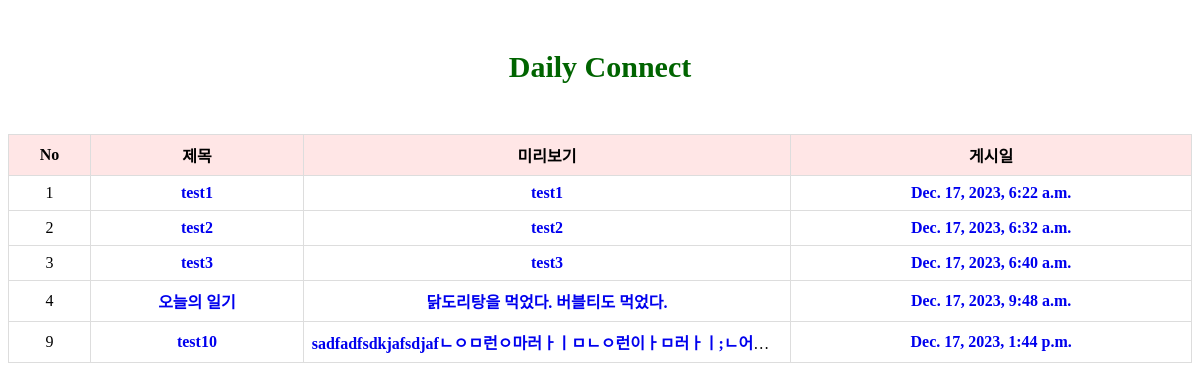
/board/, run on the app's committed database.
### board/models.py (models this page shows)
class Board(models.Model):
    subject = models.CharField(max_length=200)
    content = models.TextField()
    create_date = models.DateTimeField()

### board/views.py (the view)
# urls.py: path('', views.index,name='list'),
def index(request):
   board_list = Board.objects.order_by('create_date')
   context = {'board_list': board_list}
   return render(request, 'board/board_list.html',context)

### board/templates/board/board_list.html (shortened to what this page needs)
{% if board_list %}
<!DOCTYPE html>
<html lang="en">
<head>
</head>
<body>
  <div style="text-align: center; margin-top: 50px;margin-bottom: 50px;">
    <a href="/board" style="text-decoration: none; font-size: 30px; color: #006400; font-weight: bold;">Daily Connect</a>
  </div>
<table border="1">
  <thead>
    <tr>
      <th>No</th>
      <th>제목</th>
      <th>미리보기</th>
      <th>게시일</th>
    </tr>
  </thead>
  <tbody>
    {% for board in board_list %}
      <tr>
        <td>{{ board.id }}</td>
        <td><strong><a href="/board/{{ board.id }}/">{{board.subject}}</a></strong></td>
        <td><strong><a href="/board/{{ board.id }}/">{{board.content}}</a></strong></td>
        <td><strong><a href="/board/{{ board.id }}/">{{board.create_date}}</a></strong></td>
      </tr>
    {% endfor %}
  </tbody>
</table>
</body>
</html>
    {% endif %}

### board/templates/board/board_list.html (style rules this page uses)
table { border-collapse: collapse; width: 100%; }
th, td { border: 1px solid #dddddd; text-align: center; padding: 8px; max-width: 200px; }
td { white-space: nowrap; text-overflow: ellipsis; overflow: hidden; }
th { background-color: #FFE6E6; }
a { text-decoration-line: none; }

### data on the page
Board: id "1", subject "test1", content "test1", create_date "Dec. 17, 2023, 6:22 a.m."
Board: id "2", subject "test2", content "test2", create_date "Dec. 17, 2023, 6:32 a.m."
Board: id "3", subject "test3", content "test3", create_date "Dec. 17, 2023, 6:40 a.m."
Board: id "4", subject "오늘의 일기", content "닭도리탕을 먹었다. 버블티도 먹었다.", create_date "Dec. 17, 2023, 9:48 a.m."
Board: id "9", subject "test10", content "sadfadfsdkjafsdjafㄴㅇㅁ런ㅇ마러ㅏㅣㅁㄴㅇ런이ㅏㅁ러ㅏㅣ;ㄴ어…", create_date "Dec. 17, 2023, 1:44 p.m."
